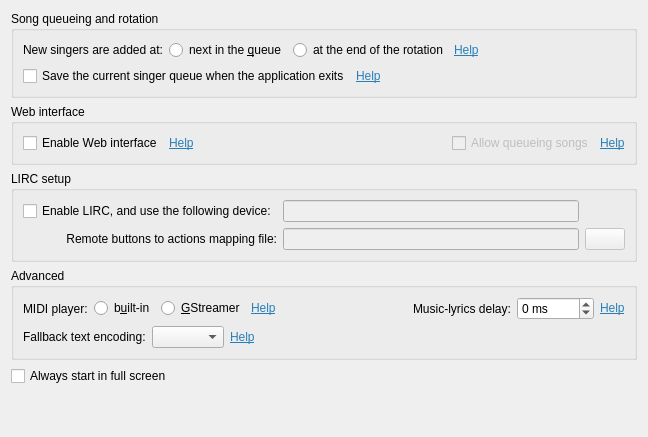
     <widget class="QWidget" name="tab_4">
      <attribute name="title">
       <string>Misc</string>
      </attribute>
      <layout class="QVBoxLayout" name="verticalLayout_5">
       <item>
        <widget class="QGroupBox" name="groupBox_3">
         <property name="title">
          <string>Song queueing and rotation</string>
         </property>
         <layout class="QVBoxLayout" name="verticalLayout_9">
          <item>
           <layout class="QHBoxLayout" name="horizontalLayout_6">
            <item>
             <widget class="QLabel" name="label_11">
              <property name="text">
               <string>New singers are added at:</string>
              </property>
             </widget>
            </item>
            <item>
             <widget class="QRadioButton" name="rbQueueNewStart">
              <property name="text">
               <string>next in the &amp;queue</string>
              </property>
             </widget>
            </item>
            <item>
             <widget class="QRadioButton" name="rbQueueNewEnd">
              <property name="whatsThis">
               <string>&lt;html&gt;&lt;head/&gt;&lt;body&gt;&lt;p&gt;This option controld queuing when a new singer joins an existing rotation and adds a song the first time. Consider the following three-singer queue in which singer Adam wants to add a song &amp;quot;It is mine&amp;quot;:&lt;/p&gt;&lt;p&gt;&amp;quot;Another day&amp;quot; by John&lt;br/&gt;&amp;quot;My way&amp;quot; by Sam&lt;br/&gt;&amp;quot;Here she is&amp;quot; by Stasy&lt;br/&gt;&amp;quot;Second night&amp;quot; by John&lt;/p&gt;&lt;p&gt;If the &lt;span style=&quot; font-weight:600;&quot;&gt;next in queue&lt;/span&gt; option is selected, the new singer will be put next, and the queue would be:&lt;/p&gt;&lt;p&gt;&amp;quot;Another day&amp;quot; by John&lt;br/&gt;&lt;span style=&quot; color:#ff0000;&quot;&gt;&amp;quot;It is mine&amp;quot; by Adam&lt;/span&gt;&lt;br/&gt;&amp;quot;My way&amp;quot; by Sam&lt;br/&gt;&amp;quot;Here she is&amp;quot; by Stasy&lt;br/&gt;&amp;quot;Second night&amp;quot; by John&lt;/p&gt;&lt;p&gt;However if &lt;span style=&quot; font-weight:600;&quot;&gt;at the end of rotation&lt;/span&gt; option is selected, the new singers will be added at the end of rotation, so the queue would be:&lt;/p&gt;&lt;p&gt;&amp;quot;Another day&amp;quot; by John&lt;br/&gt;&amp;quot;My way&amp;quot; by Sam&lt;br/&gt;&amp;quot;Here she is&amp;quot; by Stasy&lt;br/&gt;&lt;span style=&quot; color:#ff0000;&quot;&gt;&amp;quot;It is mine&amp;quot; by Adam&lt;/span&gt;&lt;br/&gt;&amp;quot;Second night&amp;quot; by John&lt;/p&gt;&lt;/body&gt;&lt;/html&gt;</string>
              </property>
              <property name="text">
               <string>at the end of the rotation</string>
              </property>
             </widget>
            </item>
            <item>
             <widget class="LabelShowHelp" name="label_42">
              <property name="text">
               <string>&lt;html&gt;&lt;head/&gt;&lt;body&gt;&lt;p&gt;&lt;a href=&quot;background&quot;&gt;&lt;span style=&quot; text-decoration: underline; color:#2980b9;&quot;&gt;Help&lt;/span&gt;&lt;/a&gt;&lt;/p&gt;&lt;/body&gt;&lt;/html&gt;</string>
              </property>
              <property name="buddy">
               <cstring>rbQueueNewEnd</cstring>
              </property>
             </widget>
            </item>
            <item>
             <spacer name="horizontalSpacer">
              <property name="orientation">
               <enum>Qt::Horizontal</enum>
              </property>
              <property name="sizeHint" stdset="0">
               <size>
                <width>70</width>
                <height>20</height>
               </size>
              </property>
             </spacer>
            </item>
           </layout>
          </item>
          <item>
           <layout class="QHBoxLayout" name="horizontalLayout_15">
            <item>
             <widget class="QCheckBox" name="boxSaveQueueOnExit">
              <property name="whatsThis">
               <string>&lt;html&gt;&lt;head/&gt;&lt;body&gt;&lt;p&gt;If this option is checked, the player will save the queue upon exit, and will load it upon start. This means that if you restart the player, the queue will be saved.&lt;/p&gt;&lt;p&gt;If this option is not checked, the player will only load the queue if it crashed. Otherwise it will start with an empty queue.&lt;/p&gt;&lt;/body&gt;&lt;/html&gt;</string>
              </property>
              <property name="text">
               <string>Save the current singer queue when the application exits</string>
              </property>
             </widget>
            </item>
            <item>
             <widget class="LabelShowHelp" name="label_46">
              <property name="text">
               <string>&lt;html&gt;&lt;head/&gt;&lt;body&gt;&lt;p&gt;&lt;a href=&quot;background&quot;&gt;&lt;span style=&quot; text-decoration: underline; color:#2980b9;&quot;&gt;Help&lt;/span&gt;&lt;/a&gt;&lt;/p&gt;&lt;/body&gt;&lt;/html&gt;</string>
              </property>
              <property name="buddy">
               <cstring>boxSaveQueueOnExit</cstring>
              </property>
             </widget>
            </item>
            <item>
             <spacer name="horizontalSpacer_10">
              <property name="orientation">
               <enum>Qt::Horizontal</enum>
              </property>
              <property name="sizeHint" stdset="0">
               <size>
                <width>40</width>
                <height>20</height>
               </size>
              </property>
             </spacer>
            </item>
           </layout>
          </item>
         </layout>
        </widget>
       </item>
       <item>
        <widget class="QGroupBox" name="groupBox_4">
         <property name="title">
          <string>Web interface</string>
         </property>
         <layout class="QHBoxLayout" name="horizontalLayout_14">
          <item>
           <widget class="QCheckBox" name="boxWebEnable">
            <property name="whatsThis">
             <string>&lt;html&gt;&lt;head/&gt;&lt;body&gt;&lt;p&gt;This option enables built-in Web interface which allows the users to browse, search and (if &lt;span style=&quot; font-weight:600;&quot;&gt;Allow queueing songs&lt;/span&gt; is checked) add the songs into the rotation from their laptops or phones.&lt;/p&gt;&lt;/body&gt;&lt;/html&gt;</string>
            </property>
            <property name="text">
             <string>Enable Web interface</string>
            </property>
           </widget>
          </item>
          <item>
           <widget class="LabelShowHelp" name="label_44">
            <property name="text">
             <string>&lt;html&gt;&lt;head/&gt;&lt;body&gt;&lt;p&gt;&lt;a href=&quot;background&quot;&gt;&lt;span style=&quot; text-decoration: underline; color:#2980b9;&quot;&gt;Help&lt;/span&gt;&lt;/a&gt;&lt;/p&gt;&lt;/body&gt;&lt;/html&gt;</string>
            </property>
            <property name="buddy">
             <cstring>boxWebEnable</cstring>
            </property>
           </widget>
          </item>
          <item>
           <spacer name="horizontalSpacer_9">
            <property name="orientation">
             <enum>Qt::Horizontal</enum>
            </property>
            <property name="sizeHint" stdset="0">
             <size>
              <width>252</width>
              <height>20</height>
             </size>
            </property>
           </spacer>
          </item>
          <item>
           <widget class="QCheckBox" name="boxWebAllowAddSong">
            <property name="enabled">
             <bool>false</bool>
            </property>
            <property name="text">
             <string>Allow queueing songs</string>
            </property>
           </widget>
          </item>
          <item>
           <widget class="LabelShowHelp" name="label_45">
            <property name="text">
             <string>&lt;html&gt;&lt;head/&gt;&lt;body&gt;&lt;p&gt;&lt;a href=&quot;background&quot;&gt;&lt;span style=&quot; text-decoration: underline; color:#2980b9;&quot;&gt;Help&lt;/span&gt;&lt;/a&gt;&lt;/p&gt;&lt;/body&gt;&lt;/html&gt;</string>
            </property>
            <property name="buddy">
             <cstring>boxWebAllowAddSong</cstring>
            </property>
           </widget>
          </item>
         </layout>
        </widget>
       </item>
       <item>
        <widget class="QGroupBox" name="groupLIRC">
         <property name="title">
          <string>LIRC setup</string>
         </property>
         <layout class="QGridLayout" name="gridLayout_3">
          <item row="1" column="1">
           <widget class="QLineEdit" name="leLIRCmapping">
            <property name="enabled">
             <bool>false</bool>
            </property>
           </widget>
          </item>
          <item row="0" column="0">
           <widget class="QCheckBox" name="boxLIRCenable">
            <property name="text">
             <string>Enable LIRC, and use the following device:</string>
            </property>
           </widget>
          </item>
          <item row="0" column="1">
           <widget class="QLineEdit" name="leLIRCdevice">
            <property name="enabled">
             <bool>false</bool>
            </property>
           </widget>
          </item>
          <item row="1" column="0">
           <widget class="QLabel" name="label_10">
            <property name="text">
             <string>Remote buttons to actions mapping file:</string>
            </property>
            <property name="alignment">
             <set>Qt::AlignRight|Qt::AlignTrailing|Qt::AlignVCenter</set>
            </property>
           </widget>
          </item>
          <item row="1" column="2">
           <widget class="QPushButton" name="btnBrowseLIRCmapping">
            <property name="enabled">
             <bool>false</bool>
            </property>
            <property name="text">
             <string/>
            </property>
            <property name="icon">
             <iconset>
              <normaloff>images/icon_open_file.png</normaloff>images/icon_open_file.png</iconset>
            </property>
           </widget>
          </item>
         </layout>
        </widget>
       </item>
       <item>
        <widget class="QGroupBox" name="groupBox_9">
         <property name="title">
          <string>Advanced</string>
         </property>
         <layout class="QVBoxLayout" name="verticalLayout_12">
          <item>
           <layout class="QHBoxLayout" name="horizontalLayout_2">
            <item>
             <widget class="QLabel" name="label_3">
              <property name="text">
               <string>MIDI player:</string>
              </property>
             </widget>
            </item>
            <item>
             <widget class="QRadioButton" name="rbMidiBuiltin">
              <property name="text">
               <string>b&amp;uilt-in</string>
              </property>
             </widget>
            </item>
            <item>
             <widget class="QRadioButton" name="rbMidiNative">
              <property name="whatsThis">
               <string>&lt;html&gt;&lt;head/&gt;&lt;body&gt;&lt;p&gt;The multimedia API for most operating systems does not come with a MIDI player. While GStreamer framework the player is using supports most popular MIDI software synthesers (such as Timidity, Fluidsynth and Wildmidi), setting them up is a non-trivial task. Especially on Windows, but even on Linux several distributions (such as OpenSuSE Leap) are bundled with GStreamer which has no MIDI packages prebuilt.&lt;/p&gt;&lt;p&gt;To compensate for this lack of functionality, the player comes with built-in MIDI syntheser, and is able to play MIDI files without any external support. The sound is good, but of course using large soundfonts it is possible to make it better. If you want a better sound, and went through the pain of configuring native MIDI playback through GStreamer, please choose the &amp;quot;GStreamer&amp;quot; option. Otherwise please keep the &amp;quot;built-in&amp;quot; option set.&lt;/p&gt;&lt;/body&gt;&lt;/html&gt;</string>
              </property>
              <property name="text">
               <string>&amp;GStreamer</string>
              </property>
             </widget>
            </item>
            <item>
             <widget class="LabelShowHelp" name="label_36">
              <property name="text">
               <string>&lt;html&gt;&lt;head/&gt;&lt;body&gt;&lt;p&gt;&lt;a href=&quot;background&quot;&gt;&lt;span style=&quot; text-decoration: underline; color:#2980b9;&quot;&gt;Help&lt;/span&gt;&lt;/a&gt;&lt;/p&gt;&lt;/body&gt;&lt;/html&gt;</string>
              </property>
              <property name="buddy">
               <cstring>rbMidiNative</cstring>
              </property>
             </widget>
            </item>
            <item>
             <spacer name="horizontalSpacer_11">
              <property name="orientation">
               <enum>Qt::Horizontal</enum>
              </property>
              <property name="sizeHint" stdset="0">
               <size>
                <width>40</width>
                <height>20</height>
               </size>
              </property>
             </spacer>
            </item>
            <item>
             <widget class="QLabel" name="label_9">
              <property name="text">
               <string>Music-lyrics delay:</string>
              </property>
             </widget>
            </item>
            <item>
             <widget class="QSpinBox" name="spinLyricDelay">
              <property name="whatsThis">
               <string>&lt;html&gt;&lt;head/&gt;&lt;body&gt;&lt;p&gt;If your computer is connected to TV and to amplifier using different cables, and you use an amplifier with digital processing, it might add a delay. Some HDMI cables also add delay for sound channel, which results in all lyrics being a little earlier, or a little later.&lt;/p&gt;&lt;p&gt;If this is the case with your equipment, adjusting this value will help. Increase the value to increase the music-lyrics delay (means lyrics would show later), and decrease the value to have the lyrics shown earlier. The value is in milliseconds.&lt;/p&gt;&lt;/body&gt;&lt;/html&gt;</string>
              </property>
              <property name="suffix">
               <string> ms</string>
              </property>
              <property name="prefix">
               <string/>
              </property>
              <property name="minimum">
               <number>-2000</number>
              </property>
              <property name="maximum">
               <number>2000</number>
              </property>
             </widget>
            </item>
            <item>
             <widget class="LabelShowHelp" name="label_35">
              <property name="text">
               <string>&lt;html&gt;&lt;head/&gt;&lt;body&gt;&lt;p&gt;&lt;a href=&quot;background&quot;&gt;&lt;span style=&quot; text-decoration: underline; color:#2980b9;&quot;&gt;Help&lt;/span&gt;&lt;/a&gt;&lt;/p&gt;&lt;/body&gt;&lt;/html&gt;</string>
              </property>
              <property name="buddy">
               <cstring>spinLyricDelay</cstring>
              </property>
             </widget>
            </item>
           </layout>
          </item>
          <item>
           <layout class="QHBoxLayout" name="horizontalLayout_18">
            <item>
             <widget class="QLabel" name="label_6">
              <property name="text">
               <string>Fallback text encoding:</string>
              </property>
             </widget>
            </item>
            <item>
             <widget class="QComboBox" name="boxFallbackEncoding">
              <property name="toolTip">
               <string>&lt;html&gt;&lt;head/&gt;&lt;body&gt;&lt;p&gt;&lt;br/&gt;&lt;/p&gt;&lt;/body&gt;&lt;/html&gt;</string>
              </property>
              <property name="whatsThis">
               <string>&lt;html&gt;&lt;head/&gt;&lt;body&gt;&lt;p&gt;For the text-based lyrics which are not using Unicode, and which do not specify the encoding, Spivak must guess the character encoding to properly show them. It uses a built-in encoding detection library. However this library sometime fails to detect the encoding, and in this case Spivak will use the &amp;quot;fallback&amp;quot; encoding specified in this setting. Default fallback is UTF-8.&lt;/p&gt;&lt;p&gt;Change this setting if your lyrics come up unreadable, and you see the message &amp;quot;Automatic encoding detection failed&amp;quot; in your logs.&lt;/p&gt;&lt;/body&gt;&lt;/html&gt;</string>
              </property>
             </widget>
            </item>
            <item>
             <widget class="LabelShowHelp" name="label_51">
              <property name="text">
               <string>&lt;html&gt;&lt;head/&gt;&lt;body&gt;&lt;p&gt;&lt;a href=&quot;background&quot;&gt;&lt;span style=&quot; text-decoration: underline; color:#2980b9;&quot;&gt;Help&lt;/span&gt;&lt;/a&gt;&lt;/p&gt;&lt;/body&gt;&lt;/html&gt;</string>
              </property>
              <property name="buddy">
               <cstring>boxFallbackEncoding</cstring>
              </property>
             </widget>
            </item>
            <item>
             <spacer name="horizontalSpacer_13">
              <property name="orientation">
               <enum>Qt::Horizontal</enum>
              </property>
              <property name="sizeHint" stdset="0">
               <size>
                <width>40</width>
                <height>20</height>
               </size>
              </property>
             </spacer>
            </item>
           </layout>
          </item>
         </layout>
        </widget>
       </item>
       <item>
        <widget class="QCheckBox" name="boxForceFullScreen">
         <property name="text">
          <string>Always start in full screen</string>
         </property>
        </widget>
       </item>
       <item>
        <spacer name="verticalSpacer_2">
         <property name="orientation">
          <enum>Qt::Vertical</enum>
         </property>
         <property name="sizeHint" stdset="0">
          <size>
           <width>20</width>
           <height>40</height>
          </size>
         </property>
        </spacer>
       </item>
      </layout>
     </widget>
